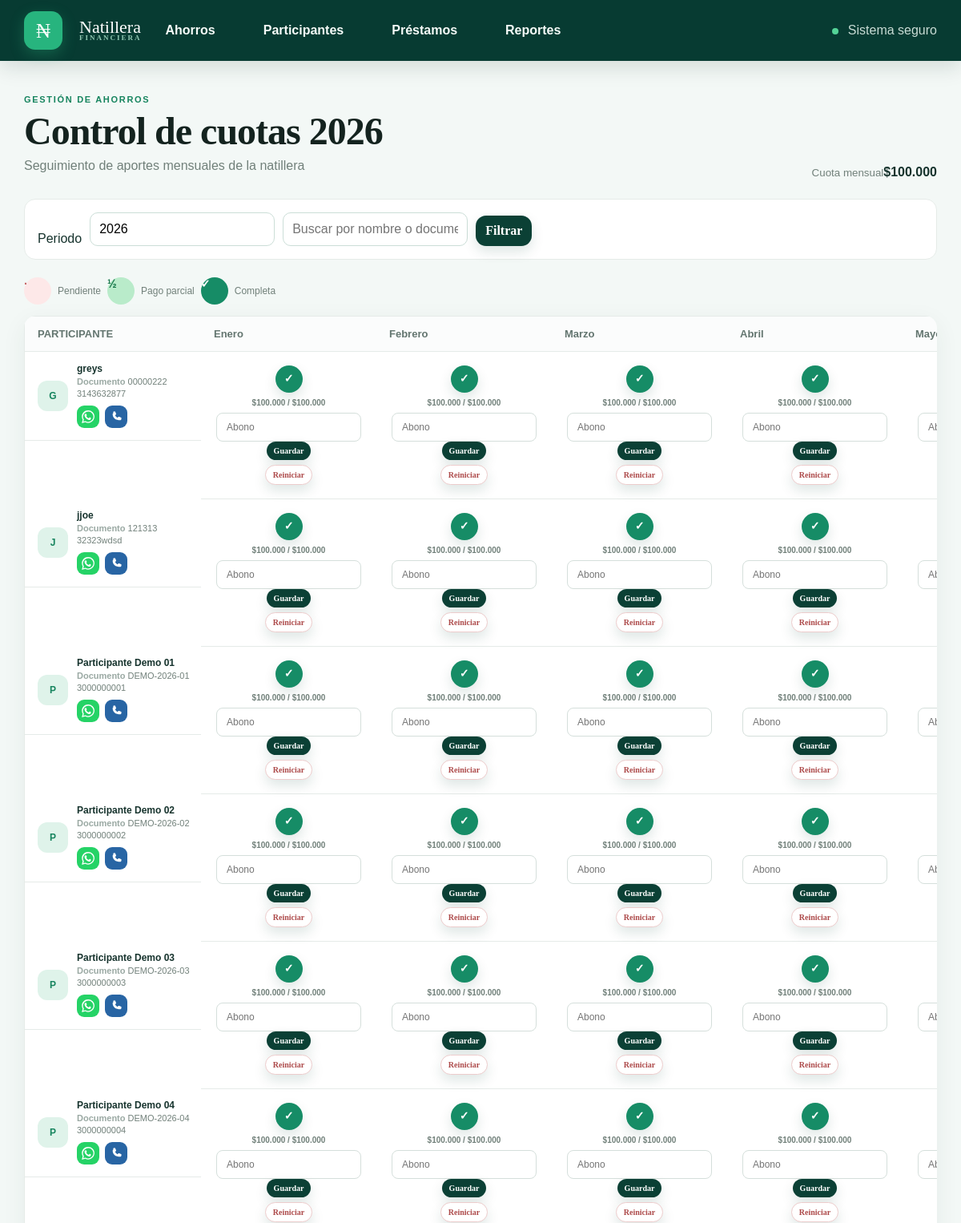
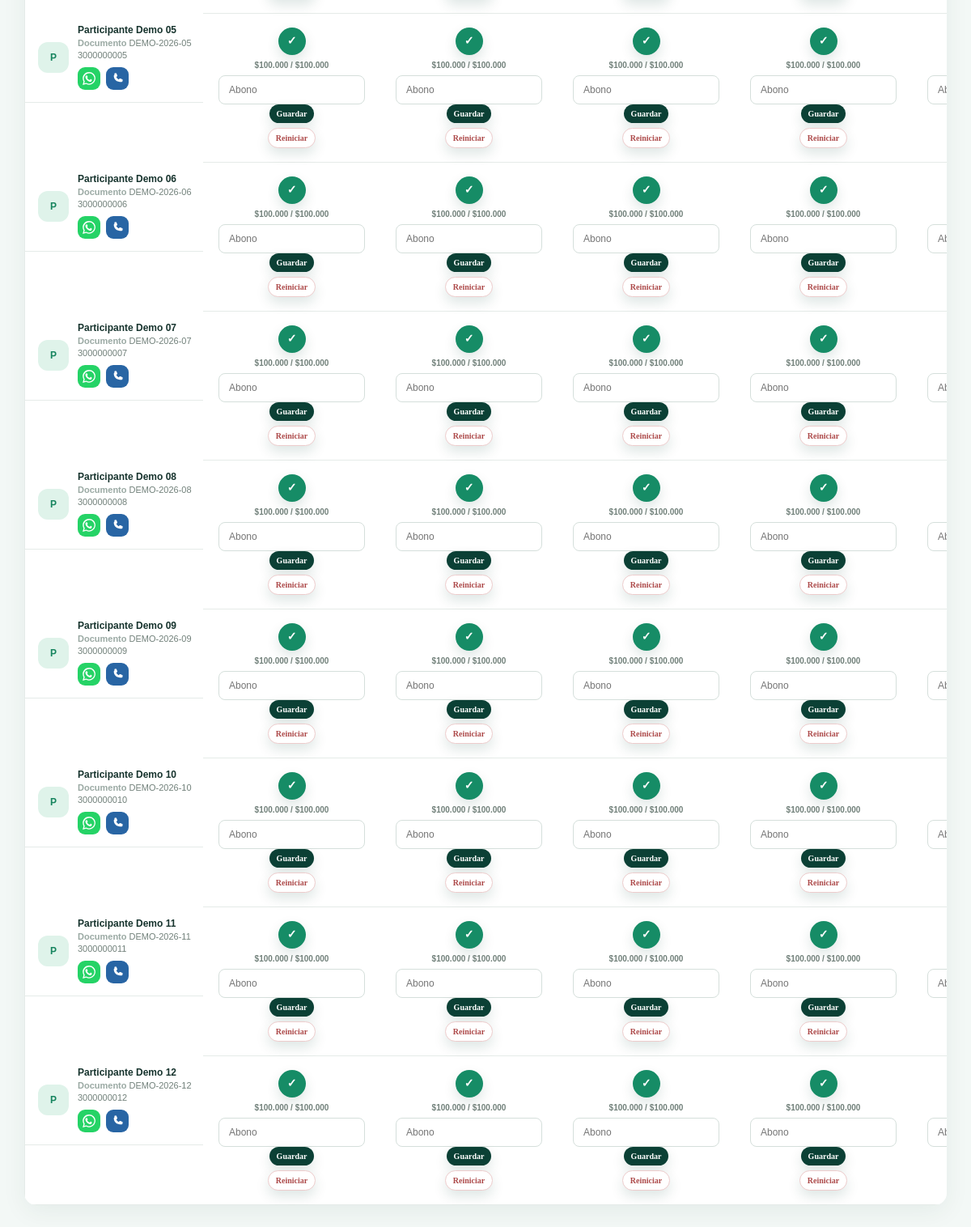
The page / on the database its author committed (2 pictures, top to bottom).
### tables this page shows
CREATE TABLE `participants` (
  `id` int NOT NULL AUTO_INCREMENT,
  `document` varchar(30) NOT NULL,
  `full_name` varchar(160) NOT NULL,
  `phone` varchar(30) DEFAULT NULL,
  `email` varchar(160) DEFAULT NULL,
  `active` tinyint(1) NOT NULL,
  `created_at` datetime NOT NULL DEFAULT (now()),
  PRIMARY KEY (`id`),
  UNIQUE KEY `document` (`document`)
);

CREATE TABLE `contributions` (
  `id` int NOT NULL AUTO_INCREMENT,
  `participant_id` int NOT NULL,
  `year` int NOT NULL,
  `month` int NOT NULL,
  `amount_due` decimal(12,2) NOT NULL,
  `amount_paid` decimal(12,2) NOT NULL,
  `updated_at` datetime NOT NULL DEFAULT (now()),
  PRIMARY KEY (`id`),
  UNIQUE KEY `participant_id` (`participant_id`,`year`,`month`),
  CONSTRAINT `contributions_ibfk_1` FOREIGN KEY (`participant_id`) REFERENCES `participants` (`id`)
);

### src/Repository.php (called while the page is built, shortened)
<?php
final class Repository {
    public function participants(string $search='', ?bool $active=null): array { $sql='SELECT * FROM participants WHERE 1=1';$args=[];if($search!==''){$sql.=' AND (full_name LIKE ? OR document LIKE ? OR phone LIKE ?)';$q='%'.$search.'%';$args=[$q,$q,$q];}if($active!==null){$sql.=' AND active=?';$args[]=$active?1:0;}$sql.=' ORDER BY active DESC, full_name';$s=$this->db->prepare($sql);$s->execute($args);return $s->fetchAll(); }
}

### src/App.php (the view, shortened to what this page needs)
<?php
require_once __DIR__.'/Database.php'; require_once __DIR__.'/Finance.php'; require_once __DIR__.'/Repository.php';
final class App {
 private static array $months=['','Enero','Febrero','Marzo','Abril','Mayo','Junio','Julio','Agosto','Septiembre','Octubre','Noviembre'];
 private static function e($v):string{return htmlspecialchars((string)$v,ENT_QUOTES,'UTF-8');}
 public static function run():void{if(session_status()!==PHP_SESSION_ACTIVE)session_start();$db=Database::connection();$path=parse_url($_SERVER['REQUEST_URI'],PHP_URL_PATH)?:'/';if($_SERVER['REQUEST_METHOD']==='POST')self::post($db);self::page($db,$path);}
 private static function page(PDO $db,string $path):void{$year=(int)($_GET['year']??date('Y'));$search=trim($_GET['participant']??$_GET['search']??'');$status=$_GET['status']??'';$repo=new Repository($db);$ps=$repo->participants($search,$path==='/participants'&&in_array($status,['active','inactive'],true)?$status==='active':null);$active=array_values(array_filter($ps,fn($p)=>(int)$p['active']===1));$ls=$repo->loans($status,$search);$title=$path==='/'?'Ahorros':(str_contains($path,'participants')?'Participantes':(str_contains($path,'loans')?'Préstamos':'Reportes'));echo self::head($title);echo self::nav();echo '<main>';if($path==='/')self::savings($db,$active,$year,$search);elseif($path==='/participants')self::participants($ps,$search,$status);elseif($path==='/loans')self::loans($ls,$active,$search,$status);else self::report($db,$year);echo '</main>'.self::foot();}
 private static function nav():string{return '<nav><div class="brand"><span class="brand-mark">₦</span><span>Natillera <small>FINANCIERA</small></span></div><div class="nav-links"><a href="/">Ahorros</a><a href="/participants">Participantes</a><a href="/loans">Préstamos</a><a href="/reports/annual">Reportes</a></div><div class="secure"><span class="dot"></span> Sistema seguro</div></nav>';}
 private static function savings(PDO $db,array $ps,int $year,string $search):void{$q=$db->prepare('SELECT * FROM contributions WHERE year=?');$q->execute([$year]);$by=[];foreach($q as $c)$by[$c['participant_id'].'-'.$c['month']]=$c;echo '<section class="section-title"><div><span class="eyebrow">GESTIÓN DE AHORROS</span><h1>Control de cuotas '.$year.'</h1><p class="muted">Seguimiento de aportes mensuales de la natillera</p></div><div class="fee-badge"><small>Cuota mensual</small><strong>$100.000</strong></div></section><form class="inline filters" method="get"><label>Periodo</label><input name="year" type="number" value="'.$year.'"><input name="participant" value="'.self::e($search).'" placeholder="Buscar por nombre o documento"><button>Filtrar</button></form><div class="payment-help"><span class="status pending">·</span> Pendiente <span class="status partial">½</span> Pago parcial <span class="status complete">✓</span> Completa</div><div class="table-card"><table><thead><tr><th class="participant-header">PARTICIPANTE</th>';for($m=1;$m<=11;$m++)echo '<th>'.self::$months[$m].'</th>';echo '</tr></thead><tbody>';foreach($ps as $p){echo '<tr><td class="participant-cell"><span class="avatar">'.strtoupper(substr($p['full_name'],0,1)).'</span><div class="participant-info"><strong>'.self::e($p['full_name']).'</strong><span><b>Documento</b> '.self::e($p['document']).'</span><span>'.self::e($p['phone']??'').'</span></div></td>';for($m=1;$m<=11;$m++){$c=$by[$p['id'].'-'.$m]??null;$paid=(float)($c['amount_paid']??0);$due=(float)($c['amount_due']??100000);$state=$paid<=0?'pending':($paid<$due?'partial':'complete');echo '<td><form class="contribution-form" method="post" data-month="'.self::$months[$m].'" data-paid="'.$paid.'" data-due="'.$due.'"><input type="hidden" name="action" value="contribution"><input type="hidden" name="participant_id" value="'.$p['id'].'"><input type="hidden" name="year" value="'.$year.'"><input type="hidden" name="month" value="'.$m.'"><button class="status '.$state.'">'.($state==='complete'?'✓':($state==='partial'?'½':'·')).'</button><span class="amount-status">$'.number_format($paid,0,',','.').' / $'.number_format($due,0,',','.').'</span><input name="amount" type="number" placeholder="Abono"><button class="save-btn">Guardar</button></form><form class="reset-form" method="post" data-month="'.self::$months[$m].'" data-paid="'.$paid.'"><input type="hidden" name="action" value="reset_contribution"><input type="hidden" name="participant_id" value="'.$p['id'].'"><input type="hidden" name="year" value="'.$year.'"><input type="hidden" name="month" value="'.$m.'"><button class="reset-btn">Reiniciar</button></form></td>'; }echo '</tr>';}echo '</tbody></table></div>';}
 private static function head(string $title):string{return '<!doctype html><html lang="es"><head><meta charset="utf-8"><meta name="viewport" content="width=device-width,initial-scale=1"><title>'.self::e($title).' · Natillera</title><link rel="manifest" href="/static/manifest.webmanifest"><link rel="apple-touch-icon" href="/static/icons/icon.svg"><link rel="stylesheet" href="/static/app.css"><link rel="stylesheet" href="/static/pwa.css"><link rel="stylesheet" href="/static/contacts.css"><link rel="stylesheet" href="/static/contact-fix.css"><link rel="stylesheet" href="/static/v2.css"><script src="https://cdn.jsdelivr.net/npm/sweetalert2@11"></script></head><body>';}
 private static function foot():string{return '<script src="/static/pwa.js" defer></script><script src="/static/v2.js" defer></script><script>document.addEventListener("DOMContentLoaded",function(){var q=new URLSearchParams(location.search),n=q.get("notice"),detail=q.get("detail"),m={contribution_saved:["Aporte guardado correctamente.","success"],paz_salvo:["Participante a paz y salvo con sus ahorros.","success"],contribution_complete:["Cuota completa","info"],contribution_error:["No se pudo guardar el aporte","error"],participant_created:["Participante creado correctamente.","success"],participant_updated:["Participante actualizado correctamente.","success"],participant_deleted:["Participante eliminado correctamente.","success"],participant_loan_blocked:[detail||"No se puede desactivar: el participante tiene préstamos activos.","warning"],participant_error:[detail||"No se pudo actualizar el participante.","error"],loan_created:["Préstamo creado correctamente.","success"],loan_updated:["Préstamo y plan de pagos actualizados.","success"],loan_cancelled:["Préstamo cancelado correctamente.","success"]};if(n&&m[n]&&window.Swal)Swal.fire({toast:true,position:"top-end",icon:m[n][1],title:m[n][0],showConfirmButton:false,timer:5000,timerProgressBar:true})});if("serviceWorker" in navigator)navigator.serviceWorker.register("/static/sw.js")</script></body></html>';}
}

### public/index.php (shortened to what this page needs)
<?php require_once __DIR__.'/../src/App.php'; require_once __DIR__.'/../src/LoanView.php'; require_once __DIR__.'/../src/Repository.php';
ob_start(); App::run(); $html=ob_get_clean();
$months=['January'=>'Enero','February'=>'Febrero','March'=>'Marzo','April'=>'Abril','May'=>'Mayo','June'=>'Junio','July'=>'Julio','August'=>'Agosto','September'=>'Septiembre','October'=>'Octubre','November'=>'Noviembre','December'=>'Diciembre'];$html=str_replace(array_keys($months),array_values($months),$html);
echo $html.'<link rel="stylesheet" href="/static/v2.css"><script src="/static/v2.js" defer></script>';

### public/static/app.css (style rules this page uses)
:root { --ink:#14231f;--muted:#71807a;--line:#e5ebe8;--bg:#f5f8f7;--nav:#0d332c;--accent:#16845e;--shadow:0 8px 30px #163c3210 }
* { box-sizing:border-box }
body { margin:0;background:var(--bg);color:var(--ink);font-family:'DM Sans',sans-serif }
nav { height:76px;background:var(--nav);color:#fff;padding:0 max(32px,calc((100% - 1440px)/2));display:flex;align-items:center;gap:54px }
.brand { display:flex;align-items:center;gap:11px;font-family:Manrope;font-size:18px;line-height:17px }
.brand small { display:block;font:600 9px 'DM Sans';letter-spacing:2px;color:#91c8b2 }
.brand-mark { display:grid;place-items:center;width:38px;height:38px;background:#2aa875;border-radius:12px;font-size:25px }
.nav-links { display:flex;gap:28px }
.nav-links a { color:#d9eee5;text-decoration:none;font-weight:600 }
.secure { margin-left:auto;color:#b9d9cc;font-size:13px }
.dot { display:inline-block;width:8px;height:8px;background:#54d397;border-radius:50%;margin-right:7px }
main { max-width:1440px;margin:0 auto;padding:46px 32px 70px }
h1,h2 { font-family:Manrope;color:var(--ink) }
h1 { font-size:34px;letter-spacing:-1px }
.muted,p { color:var(--muted) }
.muted { margin:8px 0 }
.card,table { background:#fff;box-shadow:var(--shadow) }
table { width:100%;border-collapse:collapse;min-width:900px }
th,td { padding:14px 10px;border-bottom:1px solid var(--line);text-align:center;font-size:12px }
th { color:var(--muted);font-size:11px;background:#fbfcfc }
th:first-child,td:first-child { text-align:left;padding-left:24px }
small { color:var(--muted) }
form { display:flex;gap:8px;flex-wrap:wrap }
input,select,button { font:inherit;padding:10px 12px;border:1px solid #d5dfdb;border-radius:8px;background:#fff }
button { cursor:pointer;background:var(--nav);color:#fff;border:0;font-weight:600;transition:.2s }
.status { width:32px;height:32px;border:0;border-radius:50%;font-size:14px;font-weight:700;cursor:pointer;transition:.2s }
.status.pending { background:#edf1f2;color:#98a6a1 }
.status.partial { background:#b9e6c9;color:#19734b }
.status.complete { background:#19885e;color:#fff }

### public/static/pwa.css (style rules this page uses)
html { background:#f5f8f7;scroll-behavior:smooth }
body { min-height:100dvh;background:radial-gradient(circle at 100% 0,#e2f5ec 0,transparent 31rem),#f5f8f7 }
nav { position:sticky;top:0;z-index:20;box-shadow:0 8px 24px #06251c22;backdrop-filter:blur(14px) }
.brand-mark { box-shadow:0 6px 18px #2aa87555 }
.nav-links a { position:relative;padding:9px 2px;transition:color .2s ease }
.nav-links a:after { content:"";position:absolute;left:0;right:100%;bottom:2px;height:2px;background:#54d397;border-radius:4px;transition:right .2s ease }
main { animation:page-in .35s ease both }
.card,table,.report-stat,.summary-card { border:1px solid #e5ebe8;box-shadow:0 14px 36px #163c3212;transition:box-shadow .2s ease,transform .2s ease }
input,select { transition:border-color .2s,box-shadow .2s }
button,.action-btn,.action-link,details>summary { box-shadow:0 6px 14px #0d332c20;transition:transform .2s,box-shadow .2s }

### public/static/contacts.css (style rules this page uses)
.participant-cell { vertical-align:middle }
.participant-info { min-width:145px }

### rows shown on the page
participants: full_name "G", full_name "greys", document "00000222", phone "3143632877", id.amount_paid "100.000", id.amount_due "100.000"
participants: full_name "J", full_name "jjoe", document "121313", phone "32323wdsd", id.amount_paid "100.000", id.amount_due "100.000"
participants: full_name "P", full_name "Participante Demo 01", document "DEMO-2026-01", phone "3000000001", id.amount_paid "100.000", id.amount_due "100.000"
participants: full_name "P", full_name "Participante Demo 02", document "DEMO-2026-02", phone "3000000002", id.amount_paid "100.000", id.amount_due "100.000"
participants: full_name "P", full_name "Participante Demo 03", document "DEMO-2026-03", phone "3000000003", id.amount_paid "100.000", id.amount_due "100.000"
participants: full_name "P", full_name "Participante Demo 04", document "DEMO-2026-04", phone "3000000004", id.amount_paid "100.000", id.amount_due "100.000"
participants: full_name "P", full_name "Participante Demo 05", document "DEMO-2026-05", phone "3000000005", id.amount_paid "100.000", id.amount_due "100.000"
participants: full_name "P", full_name "Participante Demo 06", document "DEMO-2026-06", phone "3000000006", id.amount_paid "100.000", id.amount_due "100.000"
participants: full_name "P", full_name "Participante Demo 07", document "DEMO-2026-07", phone "3000000007", id.amount_paid "100.000", id.amount_due "100.000"
participants: full_name "P", full_name "Participante Demo 08", document "DEMO-2026-08", phone "3000000008", id.amount_paid "100.000", id.amount_due "100.000"
participants: full_name "P", full_name "Participante Demo 09", document "DEMO-2026-09", phone "3000000009", id.amount_paid "100.000", id.amount_due "100.000"
participants: full_name "P", full_name "Participante Demo 10", document "DEMO-2026-10", phone "3000000010", id.amount_paid "100.000", id.amount_due "100.000"
participants: full_name "P", full_name "Participante Demo 11", document "DEMO-2026-11", phone "3000000011", id.amount_paid "100.000", id.amount_due "100.000"
participants: full_name "P", full_name "Participante Demo 12", document "DEMO-2026-12", phone "3000000012", id.amount_paid "100.000", id.amount_due "100.000"

### other values the page prints
$year "2026"
self::$months[$m] "Enero"
self::$months[$m] "Febrero"
self::$months[$m] "Marzo"
self::$months[$m] "Abril"
